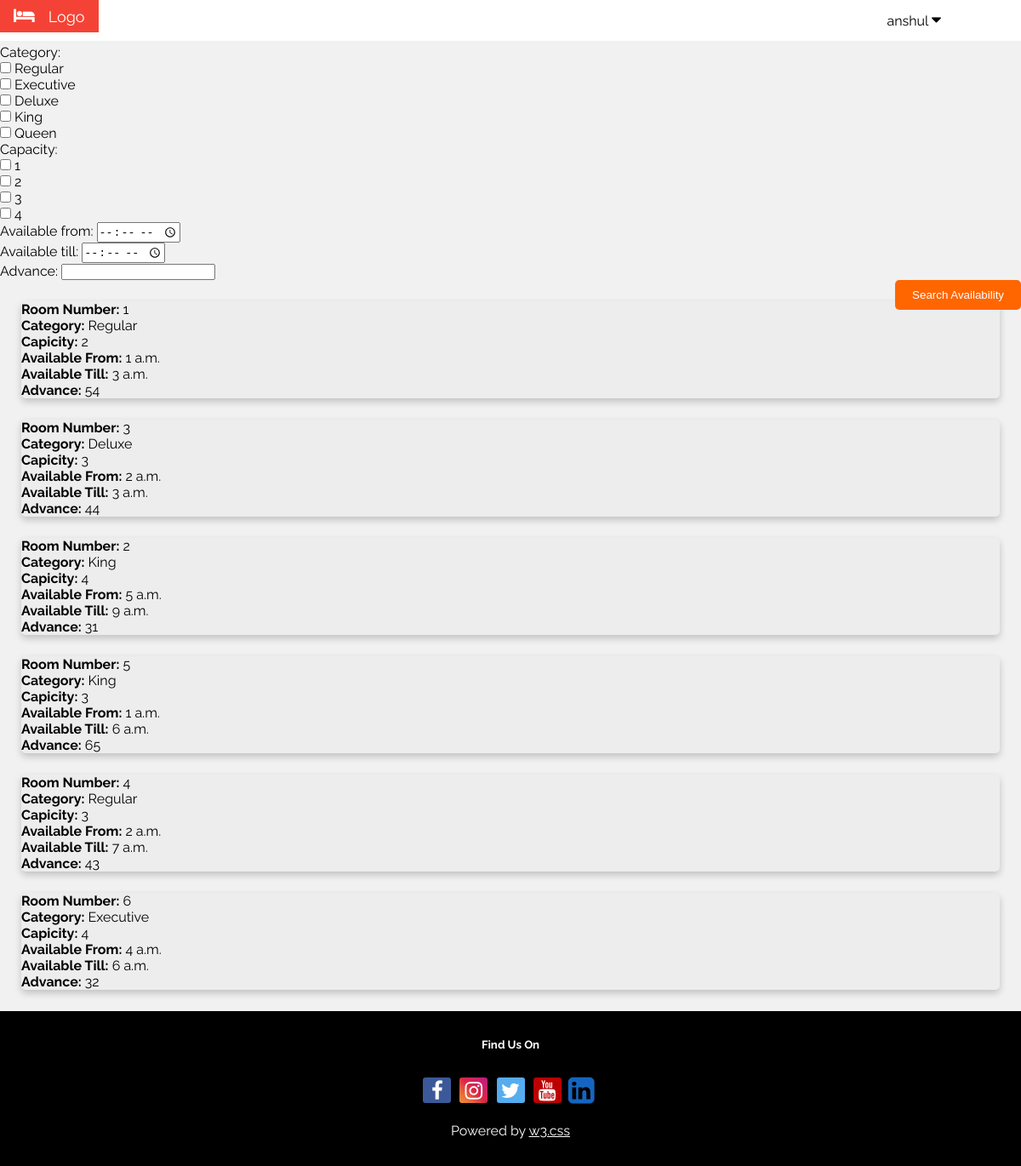
Screenshot of /hotel/manage_rooms/ (signed in) with the database file from the repository.
### hotel/models.py (models this page shows, shortened)
class Room(models.Model):
    room_number =  models.PositiveSmallIntegerField(
        validators=[MaxValueValidator(1000), MinValueValidator(1)],
        primary_key=True
        )
    ROOM_CATEGORIES = (
        ('Regular', 'Regular'),
        ('Executive', 'Executive'),
        ('Deluxe', 'Deluxe'),
        ('King', 'King'),
        ('Queen', 'Queen'),
    )
    category = models.CharField(max_length=9, choices=ROOM_CATEGORIES)
    ROOM_CAPACITY = (
        (1, '1'),
        (2, '2'),
        (3, '3'),
        (4, '4'),
    )
    capacity = models.PositiveSmallIntegerField(
        choices=ROOM_CAPACITY, default=2
        )
    available_from = models.TimeField()
    available_till = models.TimeField()
    advance = models.PositiveSmallIntegerField()

### hotel/views.py (the view, shortened to what this page needs)
# urls.py: path('manage_rooms/', views.manage_rooms, name='manage_rooms'),
@login_required(login_url="/hotel/signin/")
def manage_rooms(request):
    if not request.user.is_superuser:
        return redirect('../book/')
    rooms = Room.objects.all()
    context = {
               'form': RoomForm(),
               'rooms': rooms,
               'username': request.user.username
               }
    return render(request, 'manage_rooms.html', context)

### hotel/templates/manage_rooms.html (shortened to what this page needs)
{% load static %}
<!DOCTYPE html>
<html lang="en">
  <head>
    <link rel="stylesheet" href="https://cdnjs.cloudflare.com/ajax/libs/font-awesome/4.7.0/css/font-awesome.min.css">
    <link rel="stylesheet" type="text/css" href="{% static 'hotel/css/base.css' %}">
  </head>
	<body id="body-color">
    <div class="w3-bar w3-white w3-large">
			<div class="w3-bar-item w3-red w3-mobile"><i class="fa fa-bed w3-margin-right"></i>Logo</div>
			<div class="dropdown w3-right ert">
				<button class="dropbtn">{{ username }}
					<i class="fa fa-caret-down"></i>
				</button>
			</div>
  	</div>
    <form method="POST">
      {{ form.as_p }}
      <input type="submit" class= "submit submit-right" value="Search Availability" />
    </form>
		{% if rooms %}
		  {% for room in rooms %}
      <div class="card card-width">
        <div class="container3">
        <b>Room Number:</b> {{ room.room_number }}<br/>
        <b>Category:</b> {{ room.category }}<br/>
        <b>Capicity:</b> {{ room.capacity }}<br/>
        <b>Available From:</b> {{ room.available_from }}<br/>
        <b>Available Till:</b> {{ room.available_till }}<br/>
        <b>Advance:</b> {{ room.advance }}<br/>
      </div>
    </div>
		  {% endfor %}
	  {% else %}
		  <p> No rooms are available </p>
	{% endif %}
    <footer class="w3-padding-32 w3-black w3-center w3-margin-top">
      <h5>Find Us On</h5>
      <div class="w3-xlarge w3-padding-16">
        <a href="#" class="fa fa-facebook"></a>
        <a href="#" class="fa fa-instagram"></a>
        <a href="#" class="fa fa-twitter"></a>
        <a href="#" class="fa fa-youtube"></a>
        <a href="#" class="fa fa-linkedin-square"></a>
      </div>
      <p>Powered by <a href="https://www.w3schools.com/w3css/default.asp" target="_blank" class="w3-hover-text-green">w3.css</a></p>
    </footer>
	</body>
</html>

### hotel/static/hotel/css/base.css (style rules this page uses)
a.fa { padding: 3px; border-radius: 3px; font-size: 1em; width: 27px; text-align: center; text-decoration: none; margin: 5px 2px; }
.fa-facebook { background: rgb(59, 89, 152); color: rgb(255, 255, 255); }
.fa-instagram { background: #f09433; background: -moz-linear-gradient(45deg, #f09433 0%, #e6683c 25%, #dc2743 50%, #cc2366 75%, #bc1888 100%); background: -webkit-linear-gradient(45deg, #f09433 0%,#e6683c 25%,#dc2743 50%,#cc2366 75%,#bc1888 100%); background: linear-gradient(45deg, #f09433 0%,#e6683c 25%,#dc2743 50%,#cc2366 75%,#bc1888 100%); filter: progid:DXImageTransform.Microsoft.gradient( startColorstr='#f09433', endColorstr='#bc1888',GradientType=1 ); color: white; }
.fa-linkedin-square { position: relative; top: 4px; left: -5px; color: #1565c0; background-color: rgba(0,0,0,.03); font-size: 1.5em!important; }
.fa-twitter { background: #55ACEE; color: white; }
.fa-youtube { background: #bb0000; color: white; }
body,h1,h2,h3,h4,h5,h6 { font-family: "Raleway", Arial, Helvetica, sans-serif; }
.fa { font-size: 1.2em; }
#body-color { background-color:#f1f1f1 !important; }
.submit-right { float: right; }
.submit { border: none; color: white; background: #ff6600; cursor: pointer; border-radius: 5px; text-decoration: none; padding: 10px 20px; display: inline-block; }
.card { box-shadow: 0 4px 8px 0 rgba(0,0,0,0.2); transition: 0.3s; margin: 25px; border-radius: 5px; background-color: rgb(237, 237, 237); }
.w3-red { color:#fff!important;background-color:#f44336!important }
.w3-mobile { display:block; text-align:center }
.w3-margin-right { margin-right:16px!important }
.w3-padding-32 { padding-top:32px!important;padding-bottom:32px!important }
.w3-black { color:#fff!important;background-color:#000!important }
.w3-center { text-align:center!important }
.w3-xlarge { font-size:24px!important }
.w3-padding-16 { padding-top:16px!important;padding-bottom:16px!important }
.w3-hover-text-green { color: white; }
.w3-right { float:right!important; margin-right: 25px!important; }
.w3-bar { width:100%;overflow:hidden; display:inline-block; }
.w3-white { color:#000!important;background-color:#fff!important }
.w3-large { font-size:18px!important }
.w3-bar-item { padding:8px 16px;float:left;border:none;outline:0;text-align:left;white-space:normal;text-align:center; }
.w3-margin-top { position: relative; left: 0; width: 100%; color: white; }
.dropdown { overflow: hidden; }
.dropdown .dropbtn { font-size: 16px; border: none; outline: none; color: black; padding: 14px 16px; background-color: inherit; font-family: inherit; margin: 0; margin-right: 53px; }

### hotel/templates/manage_rooms.html (style rules this page uses)
* { padding: 0; margin: 0; }

### rows the page displays
Room: room_number "1", category "Regular", capacity "2", available_from "1 a.m.", available_till "3 a.m.", advance "54"
Room: room_number "3", category "Deluxe", capacity "3", available_from "2 a.m.", available_till "3 a.m.", advance "44"
Room: room_number "2", category "King", capacity "4", available_from "5 a.m.", available_till "9 a.m.", advance "31"
Room: room_number "5", category "King", capacity "3", available_from "1 a.m.", available_till "6 a.m.", advance "65"
Room: room_number "4", category "Regular", capacity "3", available_from "2 a.m.", available_till "7 a.m.", advance "43"
Room: room_number "6", category "Executive", capacity "4", available_from "4 a.m.", available_till "6 a.m.", advance "32"

### other values shown
{{ username }} "anshul"
